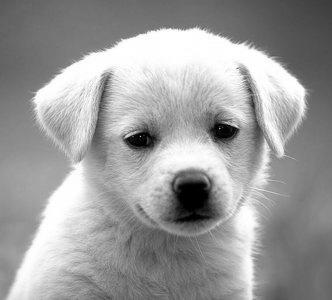
#> input picture Assignments/A1/dog.jpg, 332 x 300 px
$ jupyter execute 1.ipynb
#> lines starting #> are read from the running program, lines starting #| are printed output that depends on the picture
[cell 1]
import numpy as np
import matplotlib.pyplot as plt
from PIL import Image

image = Image.open("dog.jpg").convert("L")
image = np.array(image).astype(np.float32)
#> image: shape (300, 332) float32
image

[cell 2]
mean = 0
std = 15

noise = np.random.normal(mean, std, image.shape)
noisy_image = image + noise
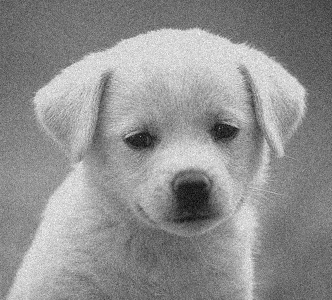
#> noisy_image: shape (300, 332) float64; min -48.16, max 311.5, mean 155.8; drawn with min black and max white

noisy_image = np.clip(noisy_image, 0, 255)
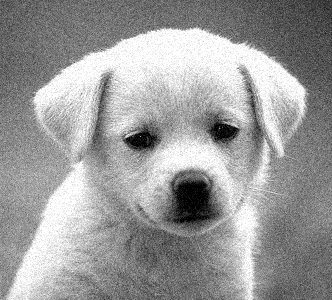
#> noisy_image: shape (300, 332) float64; min 0, max 255, mean 155.2

plt.figure(figsize=(10,4))
plt.subplot(1,2,1)
plt.title("Original")
plt.imshow(image, cmap='gray')

plt.subplot(1,2,2)
plt.title("Noisy Image")
plt.imshow(noisy_image, cmap='gray')
plt.show()
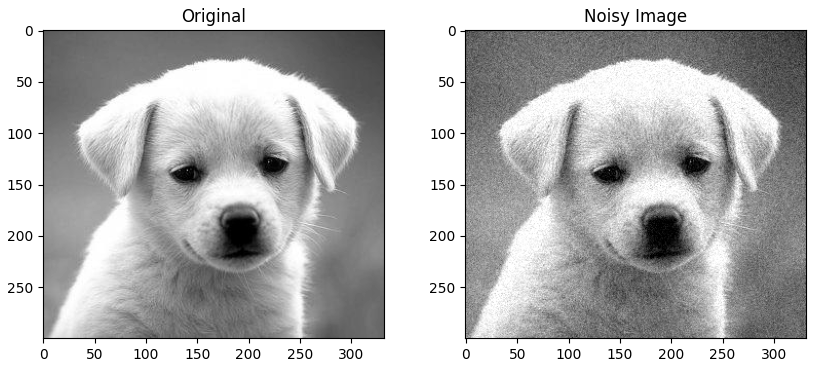
#> figure drawn by matplotlib, 2 panels
